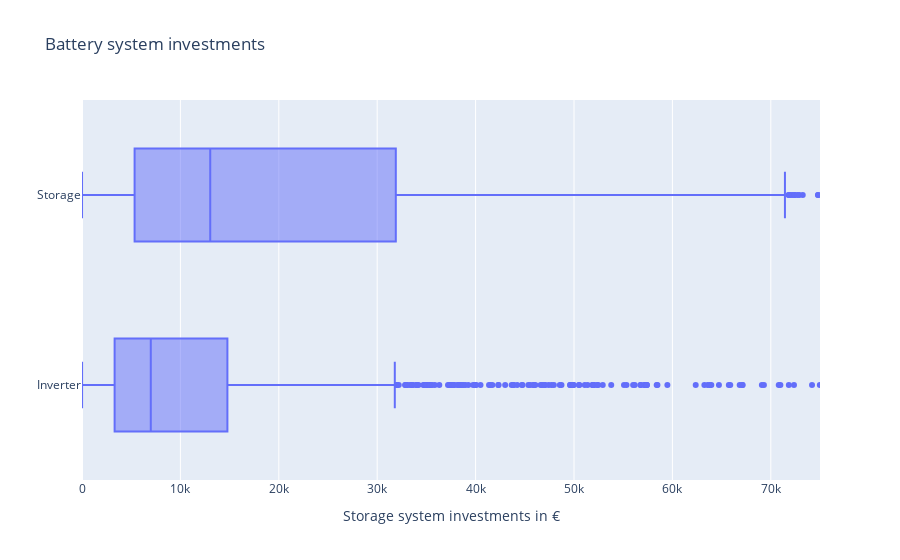

Notebook code cell kept with this figure:
### Markdown cell above
## System investments

### Code cell
storage_invest = profiles_using_storage["storage_invest_eur"].copy()
storage_invest.name = "Absolute storage investment"
print(storage_invest.describe().drop("count").to_markdown())

print("")
inverter_invest = profiles_using_storage["inverter_invest_eur"].copy()
inverter_invest.name = "Absolute inverter investment"
print(inverter_invest.describe().drop("count").to_markdown())


fig_df = profiles_using_storage.copy()
fig_df = fig_df.rename(columns={
    "storage_invest_eur": "Storage",
    "inverter_invest_eur": "Inverter"})
fig = px.box(
    data_frame=fig_df,
    x=["Inverter", "Storage"],
    title="Battery system investments")
fig.update_layout(xaxis_title="Storage system investments in €", yaxis_title="")
fig.update_xaxes(range=[0, 75000])
fig.show()

### Figure 1 — Plotly figure (JSON) as saved in the notebook; plotly's stock layout.template omitted (floating-point values rounded to 4 significant figures; data arrays with more than 128 entries replaced by an {"elided": "..."} marker saying what was removed)
{"data": [{"alignmentgroup": "True", "hovertemplate": "value=%{x}<br>variable=%{y}<extra></extra>", "legendgroup": "", "marker": {"color": "#636efa"}, "name": "", "notched": false, "offsetgroup": "", "orientation": "h", "showlegend": false, "type": "box", "x": {"elided": "3416 float values"}, "x0": " ", "xaxis": "x", "y": {"elided": "3416 str values"}, "y0": " ", "yaxis": "y"}], "layout": {"boxmode": "group", "legend": {"tracegroupgap": 0}, "title": {"text": "Battery system investments"}, "xaxis": {"anchor": "y", "domain": [0, 1], "range": [0, 75000], "title": {"text": "Storage system investments in €"}}, "yaxis": {"anchor": "x", "domain": [0, 1], "title": {"text": ""}}}}
